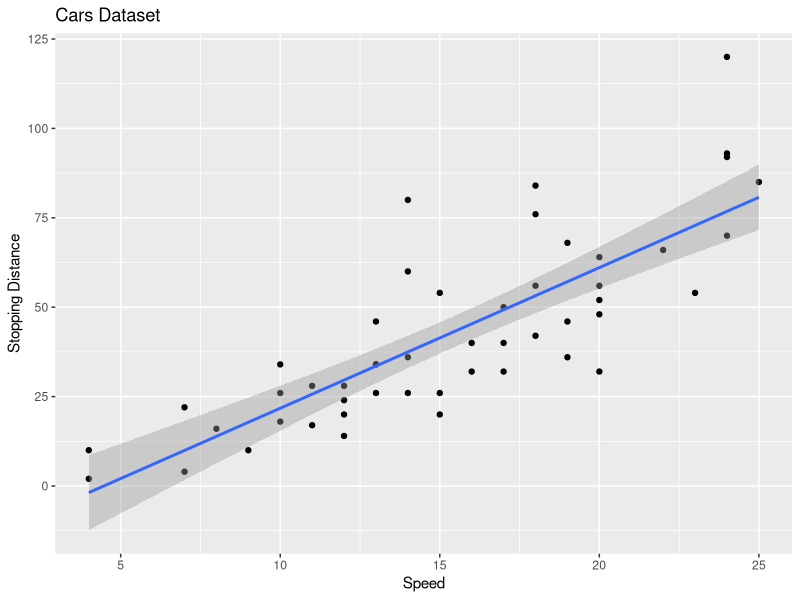
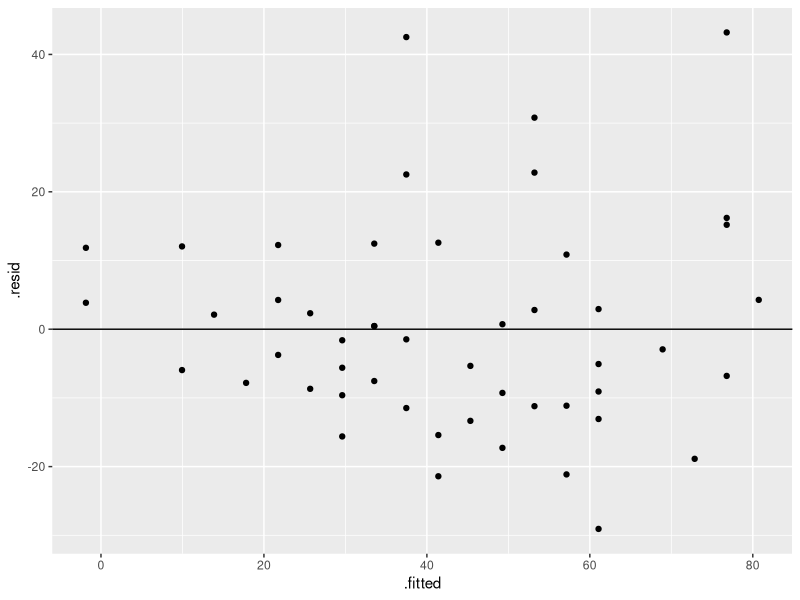

Reproduce these figures in R, in order.
## ---- chunk 1
knitr::opts_chunk$set(echo = TRUE)

## ---- chunk 2
library(dplyr)
library(broom)
library(ggplot2)
library(knitr)

cars_df <- cars
cars_df %>% head() %>% kable()
## ---- chunk 3
cars_df %>% 
  ggplot(aes(x=speed, y=dist)) + 
  geom_point() + 
  geom_smooth(method="lm", se=T) + 
  labs(x="Speed", y="Stopping Distance", title="Cars Dataset")
lm_fit <- lm(dist ~ speed, data=cars_df)
summary(lm_fit)
## ---- chunk 4
lm_df <- augment(lm_fit)
lm_df %>% 
  ggplot(aes(x = .fitted, y = .resid)) + 
  geom_point() + 
  geom_hline(yintercept = 0)
